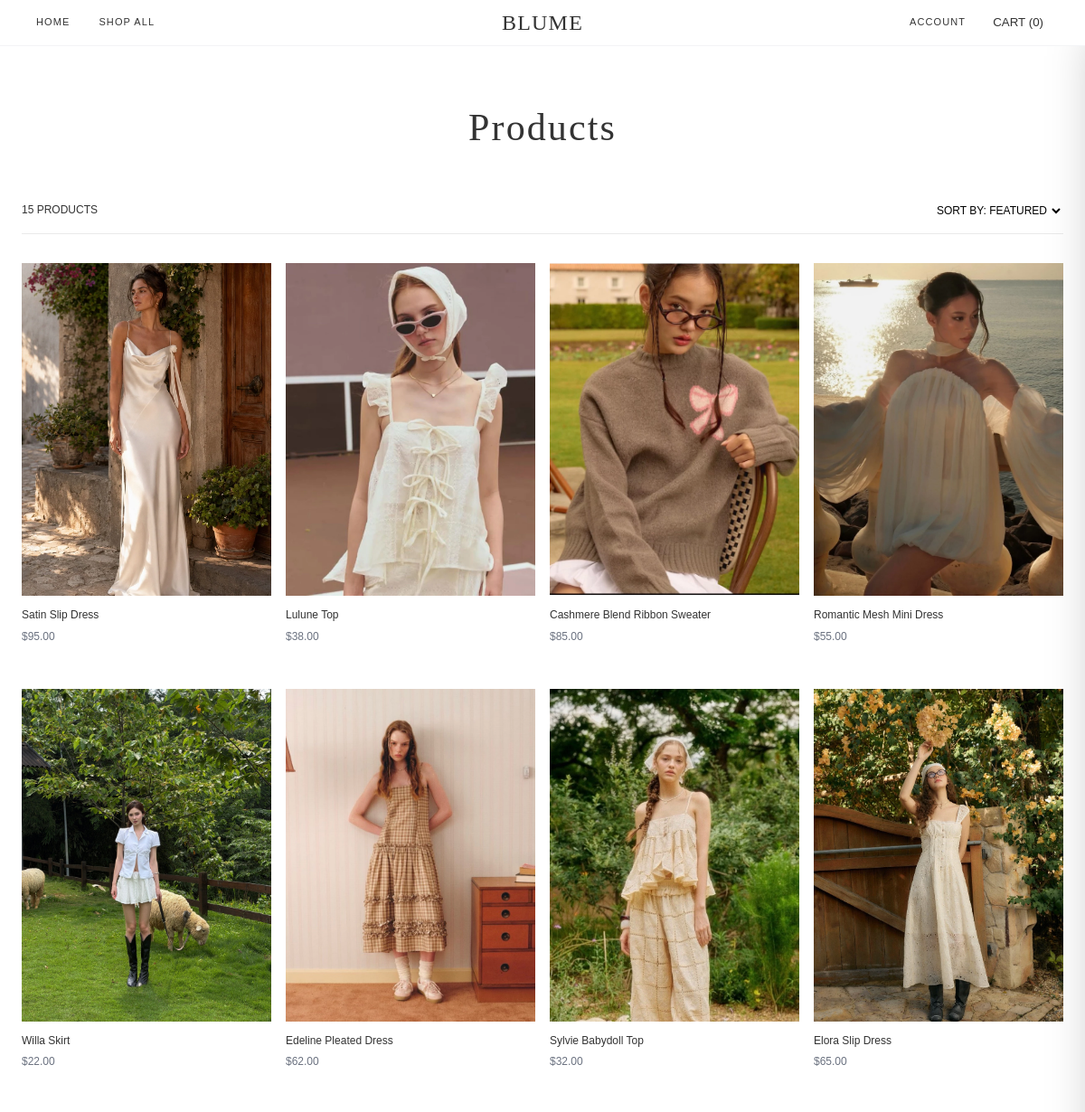
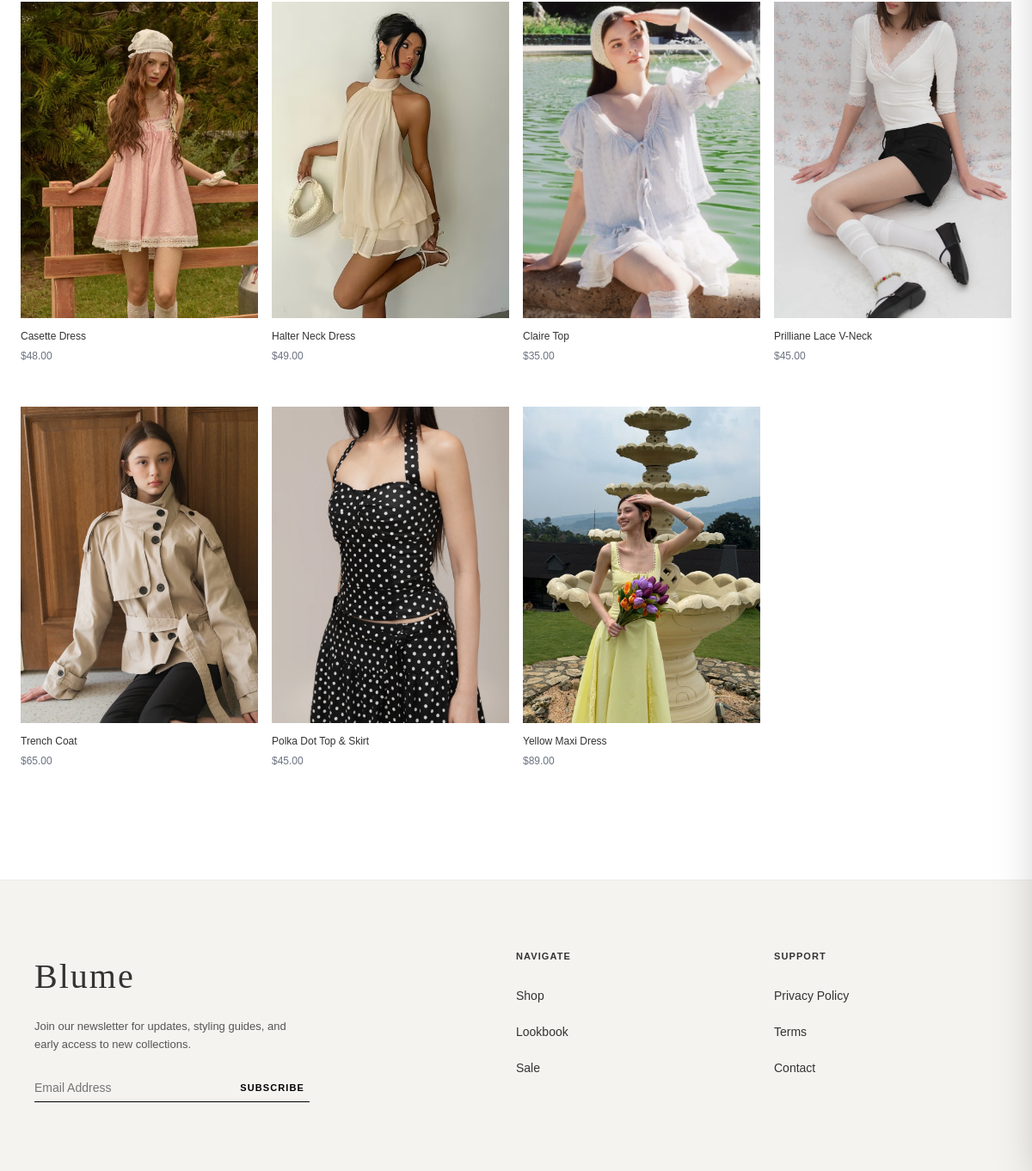
The page /shop.php on the database its author committed (2 pictures, top to bottom).
### tables this page shows
CREATE TABLE `products` (
  `id` int(11) NOT NULL,
  `name` varchar(255) NOT NULL,
  `price` decimal(10,2) NOT NULL,
  `image_url` varchar(255) NOT NULL,
  `image_url_2` varchar(255) DEFAULT NULL,
  `image_url_3` varchar(255) DEFAULT NULL,
  `description` text DEFAULT NULL,
  `colors` varchar(255) DEFAULT 'Standard',
  `sizes` varchar(255) DEFAULT 'XS, S, M, L, XL'
);

### shop.php (the view, shortened to what this page needs)
<?php
require_once 'includes/db.php';
$stmt = $pdo->query("SELECT * FROM products ORDER BY id DESC");
$products = $stmt->fetchAll(PDO::FETCH_ASSOC);
$use_solid_nav = true;
?>
<!DOCTYPE html>
<html lang="en">
<head>
    <link rel="stylesheet" href="css/style.css">
</head>
<body class="page-with-nav">
    <?php include 'includes/navbar.php'; ?>
    <main class="blume-container">
        <h1 class="serif-font blume-shop-title">Products</h1>
        <div class="blume-shop-toolbar">
            <span><?php echo count($products); ?> PRODUCTS</span>
            <select>
                <option>SORT BY: FEATURED</option>
            </select>
        </div>
        <div class="blume-shop-grid">
            <?php if(count($products) > 0): ?>
                <?php foreach($products as $product): ?>
                    <a href="product.php?id=<?php echo $product['id']; ?>" class="blume-product-link">
                        <div class="blume-image-box">
                            <?php $has_secondary = !empty($product['image_url_2']); ?>
                            <img src="<?php echo htmlspecialchars($product['image_url']); ?>"
                                 class="blume-img-primary <?php echo $has_secondary ? 'has-hover-img' : 'no-hover-img'; ?>">
                        </div>
                        <div class="blume-product-info">
                            <span class="title"><?php echo htmlspecialchars($product['name']); ?></span>
                            <span class="price">$<?php echo htmlspecialchars($product['price']); ?></span>
                        </div>
                    </a>
                <?php endforeach; ?>
            <?php endif; ?>
        </div>
    </main>
    <?php include 'includes/footer.php'; ?>
</body>
</html>

### includes/navbar.php (shortened to what this page needs)
<?php
$cart_count = 0;
?>
<nav class="blume-nav <?php echo isset($use_solid_nav) && $use_solid_nav ? 'blume-nav-solid' : ''; ?>">
    <div class="blume-nav-left">
        <a href="index.php">HOME</a>
        <a href="shop.php">SHOP ALL</a>
    </div>
    <div class="blume-nav-center">
        <a href="index.php" class="serif-font">BLUME</a>
    </div>
    <div class="blume-nav-right">
        <?php if(isset($_SESSION['user_name'])): ?>
            <span>HI, <?php echo strtoupper(htmlspecialchars($_SESSION['user_name'])); ?></span>
            <a href="logout.php">LOGOUT</a>
        <?php else: ?>
            <a href="login.php">ACCOUNT</a>
        <?php endif; ?>
        <button id="openCart">CART (<?php echo $cart_count; ?>)</button>
    </div>
</nav>

### includes/footer.php
<footer class="blume-footer">
    <div class="blume-footer-inner">
        <div class="footer-brand">
            <h2 class="serif-font">Blume</h2>
            <p>Join our newsletter for updates, styling guides, and early access to new collections.</p>
            <form class="footer-form" action="#" method="POST">
                <input type="email" placeholder="Email Address" required>
                <button type="submit">SUBSCRIBE</button>
            </form>
        </div>
        <div class="footer-links">
            <h3>NAVIGATE</h3>
            <ul>
                <li><a href="shop.php">Shop</a></li>
                <li><a href="#">Lookbook</a></li>
                <li><a href="#">Sale</a></li>
            </ul>
        </div>
        <div class="footer-links">
            <h3>SUPPORT</h3>
            <ul>
                <li><a href="#">Privacy Policy</a></li>
                <li><a href="#">Terms</a></li>
                <li><a href="#">Contact</a></li>
            </ul>
        </div>
    </div>
</footer>

### css/style.css (style rules this page uses)
*, *::before, *::after { box-sizing: border-box; }
body { font-family: Arial, sans-serif; color: #333; line-height: 1.6; margin: 0; padding: 0; }
.serif-font { font-family: "Didot", "Bodoni MT", "Baskerville", "Georgia", serif; font-weight: normal; letter-spacing: 0.05em; }
.blume-container { max-width: 1280px; margin: 0 auto; padding: 48px 24px; }
.page-with-nav { padding-top: 60px; }
.blume-nav { width: 100%; position: absolute; top: 0; left: 0; right: 0; z-index: 100; padding: 16px 40px; display: flex; justify-content: space-between; align-items: center; font-size: 11px; font-weight: 500; letter-spacing: 0.1em; background: transparent; }
.blume-nav-solid { background-color: #ffffff; position: fixed; border-bottom: 1px solid #f3f4f6; }
.blume-nav a, .blume-nav button { text-decoration: none; color: inherit; background: none; border: none; cursor: pointer; transition: color 0.3s; }
.blume-nav-left { display: flex; gap: 32px; }
.blume-nav-center { position: absolute; left: 50%; transform: translateX(-50%); font-size: 24px; letter-spacing: 0.15em; text-align: center; }
.blume-nav-right { display: flex; gap: 24px; align-items: center; }
.blume-footer { background-color: #f4f3ef; padding: 80px 40px; margin-top: 80px; border-top: 1px solid #eaeaea; }
.blume-footer-inner { max-width: 1200px; margin: 0 auto; display: grid; grid-template-columns: 2fr 1fr 1fr; gap: 40px; }
.footer-brand h2 { font-size: 40px; margin-bottom: 16px; font-weight: normal; margin-top: 0; }
.footer-brand p { font-size: 13px; color: #555; line-height: 1.6; margin-bottom: 32px; max-width: 320px; }
.footer-form { display: flex; border-bottom: 1px solid #000; padding-bottom: 8px; max-width: 320px; align-items: center; }
.footer-form input { border: none; background: transparent; outline: none; flex-grow: 1; font-size: 14px; color: #333; padding: 0; }
.footer-form button { background: none; border: none; font-weight: bold; font-size: 11px; letter-spacing: 0.1em; cursor: pointer; padding-left: 16px; }
.footer-links h3 { font-size: 11px; letter-spacing: 0.1em; margin-bottom: 24px; text-transform: uppercase; font-weight: bold; margin-top: 0; }
.footer-links ul { list-style: none; padding: 0; margin: 0; }
.footer-links li { margin-bottom: 16px; }
.footer-links a { text-decoration: none; color: #333; font-size: 14px; }
.blume-shop-title { font-size: 42px; margin-bottom: 48px; text-align: center; width: 100%; margin-top: 0; }
.blume-shop-toolbar { display: flex; justify-content: space-between; align-items: center; margin-bottom: 32px; border-bottom: 1px solid #eaeaea; padding-bottom: 16px; font-size: 12px; text-transform: uppercase; }
.blume-shop-toolbar select { background: transparent; border: none; outline: none; font-size: 12px; cursor: pointer; }
.blume-shop-grid { display: grid; grid-template-columns: repeat(2, 1fr); column-gap: 16px; row-gap: 48px; }
@media (min-width: 768px) { .blume-shop-grid { grid-template-columns: repeat(4, 1fr); } }
.blume-product-link { display: block; cursor: pointer; text-decoration: none; color: inherit; }
.blume-image-box { background-color: #e5e7eb; aspect-ratio: 3/4; margin-bottom: 12px; position: relative; overflow: hidden; }
.blume-img-primary, .blume-img-secondary { position: absolute; top: 0; left: 0; width: 100%; height: 100%; object-fit: cover; transition: opacity 0.5s ease, transform 0.5s ease; }
.blume-product-info { display: flex; flex-direction: column; font-size: 12px; gap: 4px; }
.blume-product-info .title { font-weight: 500; }
.blume-product-info .price { color: #6b7280; }

### rows shown on the page
products: image_url (picture), name "Satin Slip Dress", price "95.00"
products: shows a picture, name "Lulune Top", price "38.00"
products: image_url (picture), name "Cashmere Blend Ribbon Sweater", price "85.00"
products: image_url (picture), name "Romantic Mesh Mini Dress", price "55.00"
products: image_url (picture), name "Willa Skirt", price "22.00"
products: image_url (picture), name "Edeline Pleated Dress", price "62.00"
products: image_url (picture), name "Sylvie Babydoll Top", price "32.00"
products: image_url (picture), name "Elora Slip Dress", price "65.00"
products: shows a picture, name "Casette Dress", price "48.00"
products: image_url (picture), name "Halter Neck Dress", price "49.00"
products: image_url (picture), name "Claire Top", price "35.00"
products: image_url (picture), name "Prilliane Lace V-Neck", price "45.00"
products: image_url (picture), name "Trench Coat", price "65.00"
products: image_url (picture), name "Polka Dot Top & Skirt", price "45.00"
products: image_url (picture), name "Yellow Maxi Dress", price "89.00"

### other values the page prints
$cart_count "0"
count($products) "15"
